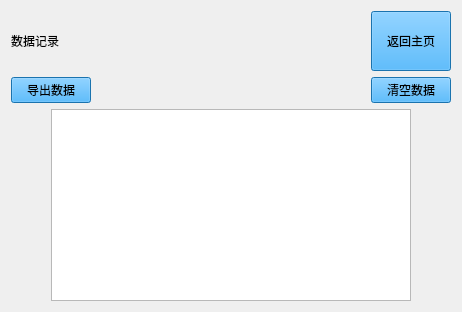
      <widget class="QWidget" name="DataRecordPage">
       <layout class="QVBoxLayout" name="verticalLayout_18">
        <item>
         <layout class="QHBoxLayout" name="horizontalLayout_15">
          <item>
           <widget class="QLabel" name="label_15">
            <property name="styleSheet">
             <string notr="true">font: 18pt &quot;Microsoft YaHei UI&quot;;
color: rgb(0, 0, 0);</string>
            </property>
            <property name="text">
             <string>数据记录</string>
            </property>
           </widget>
          </item>
          <item>
           <spacer name="horizontalSpacer_18">
            <property name="orientation">
             <enum>Qt::Orientation::Horizontal</enum>
            </property>
            <property name="sizeHint" stdset="0">
             <size>
              <width>40</width>
              <height>20</height>
             </size>
            </property>
           </spacer>
          </item>
          <item>
           <widget class="QPushButton" name="DataRecord_BackHomeButton">
            <property name="minimumSize">
             <size>
              <width>0</width>
              <height>60</height>
             </size>
            </property>
            <property name="styleSheet">
             <string notr="true">font: 18pt &quot;Microsoft YaHei UI&quot;;
background-color: rgb(37, 161, 244);
color: rgb(0, 0, 0);
</string>
            </property>
            <property name="text">
             <string>返回主页</string>
            </property>
           </widget>
          </item>
         </layout>
        </item>
        <item>
         <layout class="QHBoxLayout" name="horizontalLayout_17">
          <item>
           <widget class="QPushButton" name="DataRecordBtn">
            <property name="styleSheet">
             <string notr="true">font: 18pt &quot;Microsoft YaHei UI&quot;;
background-color: rgb(37, 161, 244);
color: rgb(0, 0, 0);
</string>
            </property>
            <property name="text">
             <string>导出数据</string>
            </property>
           </widget>
          </item>
          <item>
           <spacer name="horizontalSpacer_25">
            <property name="orientation">
             <enum>Qt::Orientation::Horizontal</enum>
            </property>
            <property name="sizeHint" stdset="0">
             <size>
              <width>40</width>
              <height>20</height>
             </size>
            </property>
           </spacer>
          </item>
          <item>
           <widget class="QPushButton" name="DataClearBtn">
            <property name="styleSheet">
             <string notr="true">font: 18pt &quot;Microsoft YaHei UI&quot;;
background-color: rgb(37, 161, 244);
color: rgb(0, 0, 0);
</string>
            </property>
            <property name="text">
             <string>清空数据</string>
            </property>
           </widget>
          </item>
         </layout>
        </item>
        <item>
         <layout class="QHBoxLayout" name="horizontalLayout_24">
          <item>
           <spacer name="horizontalSpacer_49">
            <property name="orientation">
             <enum>Qt::Orientation::Horizontal</enum>
            </property>
            <property name="sizeHint" stdset="0">
             <size>
              <width>40</width>
              <height>20</height>
             </size>
            </property>
           </spacer>
          </item>
          <item>
           <widget class="QTableWidget" name="DataRecordTableWidget">
            <property name="minimumSize">
             <size>
              <width>360</width>
              <height>0</height>
             </size>
            </property>
            <property name="maximumSize">
             <size>
              <width>360</width>
              <height>16777215</height>
             </size>
            </property>
            <property name="styleSheet">
             <string notr="true">font: 8pt &quot;Microsoft YaHei UI&quot;;
color: rgb(0, 0, 0);</string>
            </property>
           </widget>
          </item>
          <item>
           <spacer name="horizontalSpacer_50">
            <property name="orientation">
             <enum>Qt::Orientation::Horizontal</enum>
            </property>
            <property name="sizeHint" stdset="0">
             <size>
              <width>40</width>
              <height>20</height>
             </size>
            </property>
           </spacer>
          </item>
         </layout>
        </item>
       </layout>
      </widget>
